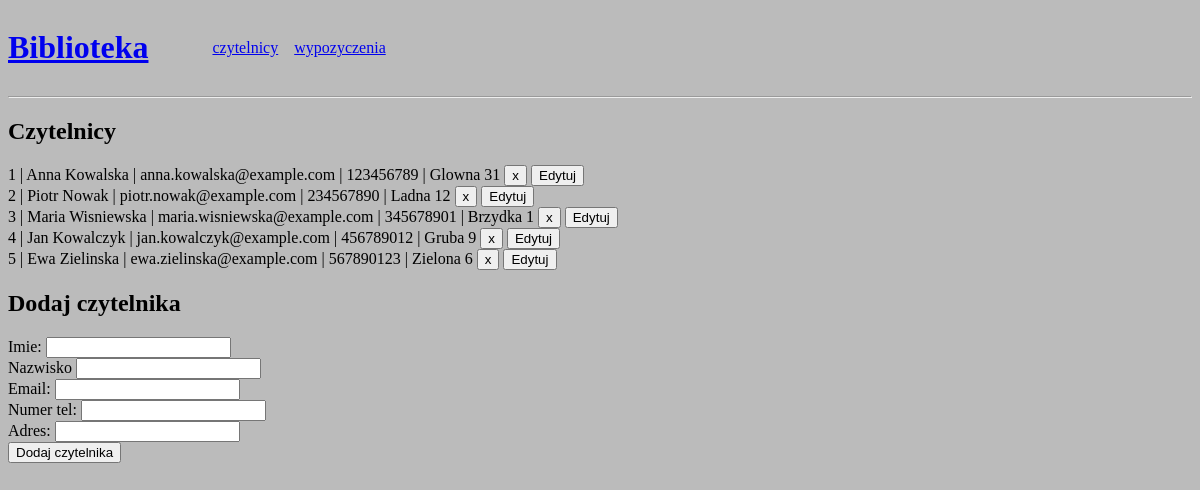
Screenshot of /pages/readers.php with the database file from the repository.
### tables this page shows
CREATE TABLE czytelnicy (
  id INT AUTO_INCREMENT PRIMARY KEY,
  mail VARCHAR(255) NOT NULL UNIQUE,
  numer_tel VARCHAR(255) NOT NULL UNIQUE,
  adres VARCHAR(255) NOT NULL,
  imie VARCHAR(255) NOT NULL,
  nazwisko VARCHAR(255) NOT NULL,
  bilans SMALLINT NOT NULL DEFAULT 0
);

### pages/readers.php (the view, shortened to what this page needs)
<!DOCTYPE html>
<html lang="en">
<head>
  <link rel="stylesheet" href="../style.css">
</head>
<body>
<?php
  include("../db/connect.php");
  include("../components/header.php");
  echo("<h2>Czytelnicy</h2>");
  $sql = "SELECT * FROM czytelnicy";
  $result = $conn->query($sql);
  if ($result->num_rows > 0) {
      while($row = $result->fetch_assoc()) {
        echo $row["id"] . " | " . $row["imie"] . " " . $row["nazwisko"] . " | " . $row["mail"] . " | " . $row["numer_tel"] . " | " . $row["adres"];
        echo " <form style='display:inline;' action='../api/delete-reader.php' method='post'>
                  <input type='hidden' name='id' value='" . $row["id"] . "'>
                  <button type='submit'>x</button>
               </form>";
        echo " <form style='display:inline;' action='../pages/edit-reader.php' method='get'>
                  <input type='hidden' name='id' value='" . $row["id"] . "'>
                  <button type='submit'>Edytuj</button>
               </form><br>";
      }
  } else {
      echo "brak czytelnikow";
  }
  echo <<<HTML
  <h2>Dodaj czytelnika</h2>
  <form action="../api/add-reader.php" method="post">
    <label for="imie">Imie:</label>
    <input type="text" id="imie" name="imie" required><br>
    <label for="nazwisko">Nazwisko</label>
    <input type="text" id="nazwisko" name="nazwisko" required><br>
    <label for="mail">Email:</label>
    <input type="email" id="mail" name="mail" required><br>
    <label for="numer_tel">Numer tel:</label>
    <input type="text" id="numer_tel" name="numer_tel" required><br>
    <label for="adres">Adres:</label>
    <input type="text" id="adres" name="adres" required><br>
    <button type="submit">Dodaj czytelnika</button>
  </form>
  HTML;
?>
</body>
</html>

### style.css (style rules this page uses)
body { background-color: #bbb; }

### rows the page displays
czytelnicy: id "1", imie "Anna", nazwisko "Kowalska", mail "anna.kowalska@example.com", numer_tel "123456789", adres "Glowna 31"
czytelnicy: id "2", imie "Piotr", nazwisko "Nowak", mail "piotr.nowak@example.com", numer_tel "234567890", adres "Ladna 12"
czytelnicy: id "3", imie "Maria", nazwisko "Wisniewska", mail "maria.wisniewska@example.com", numer_tel "345678901", adres "Brzydka 1"
czytelnicy: id "4", imie "Jan", nazwisko "Kowalczyk", mail "jan.kowalczyk@example.com", numer_tel "456789012", adres "Gruba 9"
czytelnicy: id "5", imie "Ewa", nazwisko "Zielinska", mail "ewa.zielinska@example.com", numer_tel "567890123", adres "Zielona 6"
